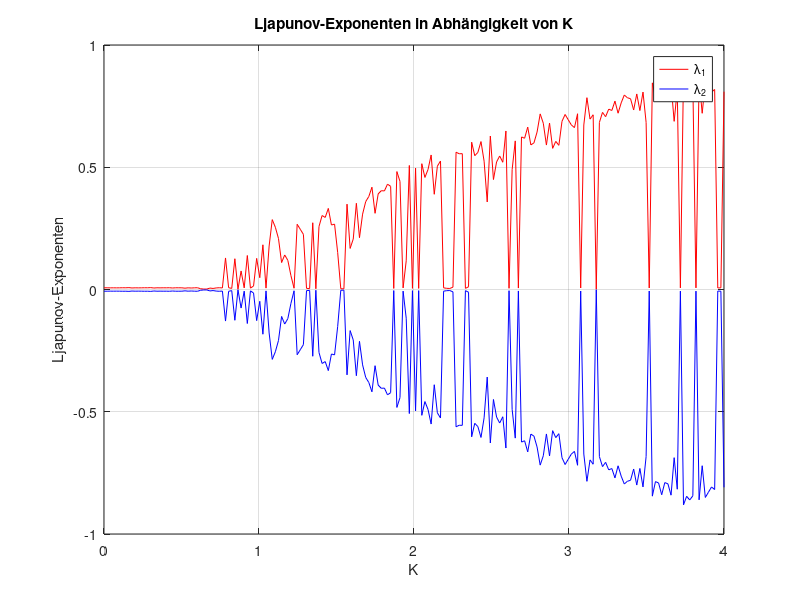

Source code (MATLAB):
%Ljapunov Exponenten

K_vals = linspace(0, 4, 200);
N = 1000;
lambda1 = zeros(size(K_vals));
lambda2 = zeros(size(K_vals));

for idx = 1:length(K_vals)
    K = K_vals(idx);
    I = rand()*2*pi;
    theta = rand()*2*pi;
    Q = eye(2);
    sum_log_diag = zeros(1,2);

    for n = 1:N
        I = mod(I + K*sin(theta), 2*pi);
        theta = mod(theta + I, 2*pi);
        % Ableitungsmatrix DF
        DF = [1, K*cos(theta); 1, 1 + K*cos(theta)];
        A = DF * Q;
        [Q, R] = qr(A);
        sum_log_diag = sum_log_diag + log(abs(diag(R))');
    end

    lambda1(idx) = sum_log_diag(1)/N;
    lambda2(idx) = sum_log_diag(2)/N;
end

figure;
plot(K_vals, lambda1, 'r', K_vals, lambda2, 'b');
xlabel('K');
ylabel('Ljapunov-Exponenten');
legend('\lambda_1', '\lambda_2');
title('Ljapunov-Exponenten in Abhängigkeit von K');
grid on;

